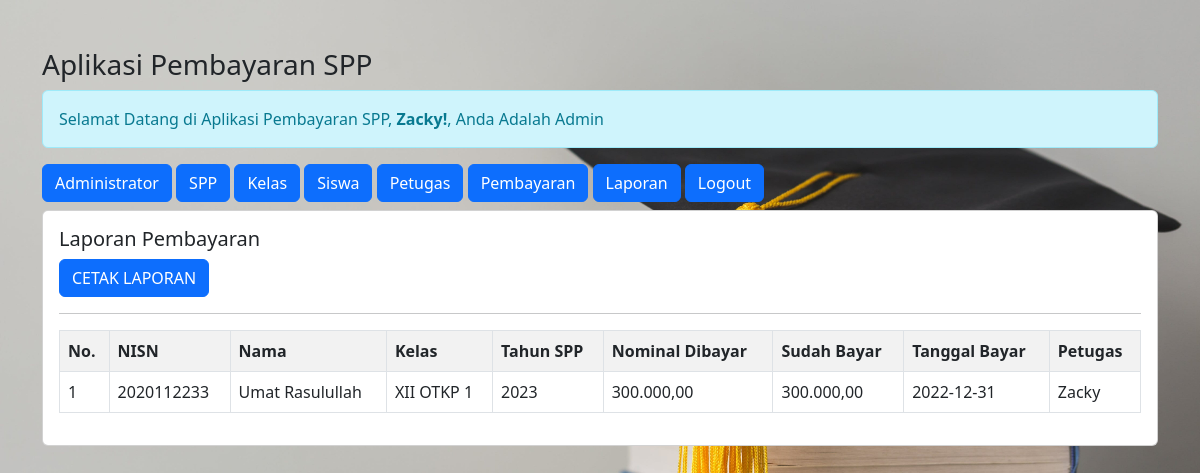
Screenshot of /admin/admin.php?url=laporan (signed in) with the database file from the repository.
### tables this page shows
CREATE TABLE `pembayaran` (
  `id_pembayaran` int(11) NOT NULL,
  `id_petugas` int(11) NOT NULL,
  `nisn` varchar(10) NOT NULL,
  `tgl_bayar` date NOT NULL,
  `bulan_dibayar` varchar(8) NOT NULL,
  `tahun_dibayar` varchar(4) NOT NULL,
  `id_spp` int(11) NOT NULL,
  `jumlah_bayar` int(11) NOT NULL
);

CREATE TABLE `siswa` (
  `nisn` char(10) NOT NULL,
  `nis` char(8) NOT NULL,
  `nama` varchar(35) NOT NULL,
  `id_kelas` int(11) NOT NULL,
  `alamat` text NOT NULL,
  `no_telp` varchar(13) NOT NULL,
  `id_spp` int(11) NOT NULL
);

CREATE TABLE `kelas` (
  `id_kelas` int(11) NOT NULL,
  `nama_kelas` varchar(15) NOT NULL,
  `kompetensi_keahlian` varchar(50) NOT NULL
);

CREATE TABLE `spp` (
  `id_spp` int(11) NOT NULL,
  `tahun` int(11) NOT NULL,
  `nominal` int(11) NOT NULL
);

CREATE TABLE `petugas` (
  `id_petugas` int(11) NOT NULL,
  `username` varchar(25) NOT NULL,
  `password` varchar(32) NOT NULL,
  `nama_petugas` varchar(35) NOT NULL,
  `level` enum('admin','petugas') NOT NULL
);

### admin/laporan.php (the view)
<h5>Laporan Pembayaran</h5>
<a href="cetak-laporan.php" class="btn btn-primary"> CETAK LAPORAN </a>
<hr>
<table class="table table-striped table-bordered">
    <tr class="fw-bold">
        <td>No.</td>
        <td>NISN</td>
        <td>Nama</td>
        <td>Kelas</td>
        <td>Tahun SPP</td>
        <td>Nominal Dibayar</td>
        <td>Sudah Bayar</td>
        <td>Tanggal Bayar</td>
        <td>Petugas</td>
    </tr>
    <?php
    include '../koneksi.php';
    $no = 1;
    $sql = "SELECT * FROM pembayaran,siswa,kelas,spp,petugas WHERE pembayaran.nisn=siswa.nisn AND siswa.id_kelas=kelas.id_kelas AND pembayaran.id_spp=spp.id_spp AND pembayaran.id_petugas=petugas.id_petugas ORDER BY tgl_bayar DESC";
    $query = mysqli_query($koneksi, $sql);
    foreach($query as $data){
        ?>
        <tr>
            <td><?= $no++; ?></td>
            <td><?= $data['nisn'] ?></td>
            <td><?= $data['nama'] ?></td>
            <td><?= $data['nama_kelas'] ?></td>
            <td><?= $data['tahun'] ?></td>
            <td><?= number_format($data['nominal'],2,',','.') ?></td>
            <td><?= number_format($data['jumlah_bayar'],2,',','.') ?></td>
            <td><?= $data['tgl_bayar'] ?></td>
            <td><?= $data['nama_petugas'] ?></td>
        </tr>
    <?php } ?>
</table>

### admin/admin.php (style rules this page uses)
body { background-image: url(../img/bg.jpg); background-size: 100%; }

### rows the page displays
pembayaran: nisn.nisn "2020112233", nisn.nama "Umat Rasulullah", kelas.nama_kelas "XII OTKP 1", id_spp.tahun "2023", id_spp.nominal "300.000,00", jumlah_bayar "300.000,00", tgl_bayar "2022-12-31", id_petugas.nama_petugas "Zacky"

### other values shown
$_SESSION['nama_petugas'] "Zacky"
